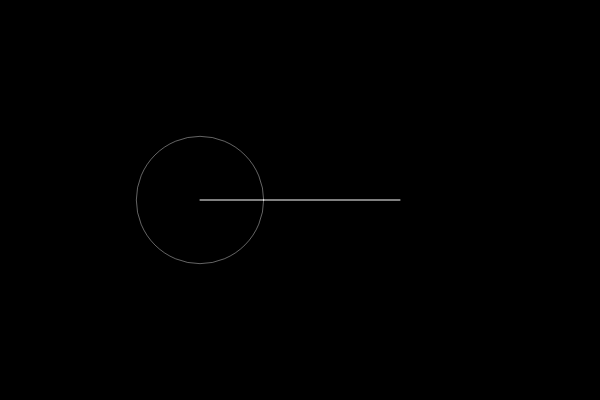
Frame 1 (no input)
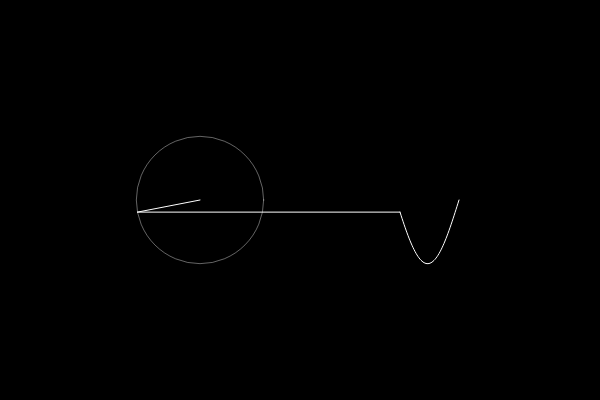
Frame 60 (no input)
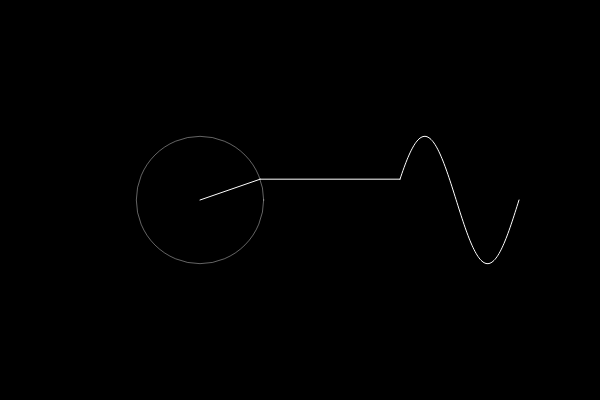
Frame 120 (the mouse pressed at the canvas centre since frame 60)

The p5.js sketch that drew these frames (run headless with seeded random() and noise() and a simulated clock; from frame 60 on, the mouse is pressed at the canvas centre):

// p5.js sketch
// ── sketch.js
let time = 0;
let wave = [];
let slider;

function setup(){
  createCanvas(600, 400);
  slider = createSlider(1, 10, 1);
}

function draw(){
  background(0);
  translate(200, 200);
  let x = 0;
  let y = 0;

  for (let i = 0; i < slider.value(); i++){
    let prevx = x;
    let prevy = y;

    let n = 2 * i + 1;
    let radius = 50 * (4 / (n * PI)) ;
    x += radius * cos(n * time);
    y += radius * sin(n * time);
    // wave.unshift(y);

    stroke(255, 100);
    noFill();
    ellipse(prevx,prevy, radius*2);

    fill(255);
    stroke(255);
    line(prevx,prevy, x , y);
    // ellipse(x , y , 8);


  }

  translate(200 , 0);
  line(x-200, y, 0, y );
  wave.unshift(y);
  beginShape();
  noFill();
  for (let i in wave) {
    vertex(i, wave[i]);
  }
  endShape()

  time += 0.05;

  if(wave.length > 250 ){
    wave.pop();
  }
}
